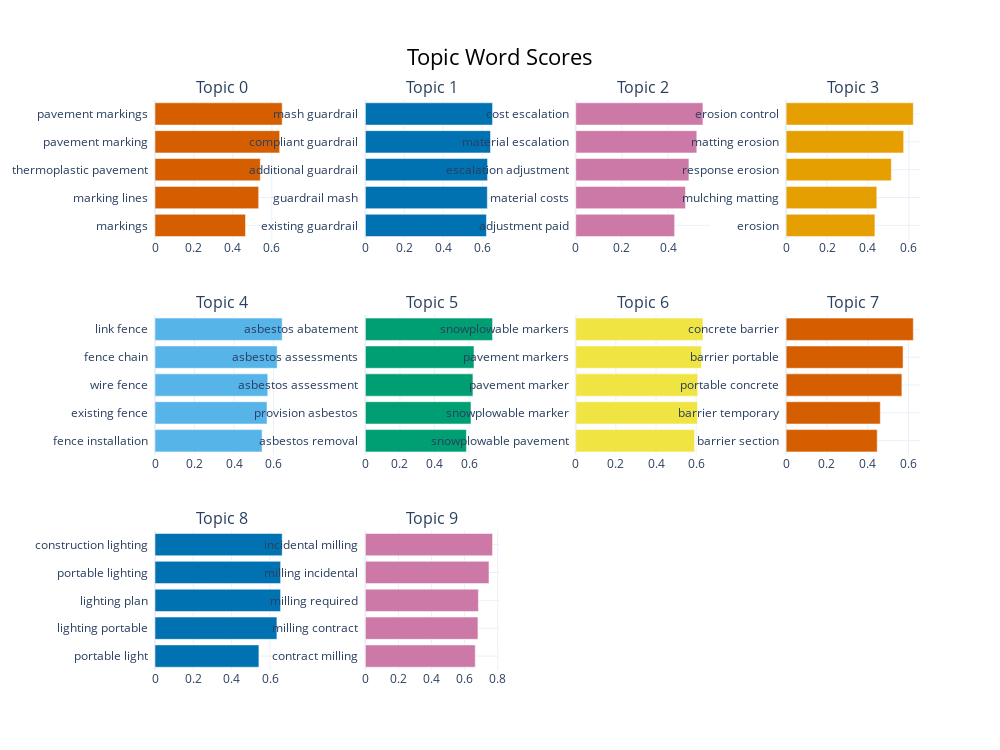

Notebook cell for this chart:
### Code cell
# import nbformat
topic_model.visualize_barchart(top_n_topics=10)

### Figure 1 — Plotly figure (JSON) as saved in the notebook; plotly's stock layout.template omitted (floating-point values rounded to 4 significant figures)
{"data": [{"marker": {"color": "#D55E00"}, "orientation": "h", "type": "bar", "x": [0.4648, 0.5325, 0.541, 0.6404, 0.6533], "xaxis": "x", "y": ["markings  ", "marking lines  ", "thermoplastic pavement  ", "pavement marking  ", "pavement markings  "], "yaxis": "y"}, {"marker": {"color": "#0072B2"}, "orientation": "h", "type": "bar", "x": [0.6221, 0.6267, 0.6278, 0.6431, 0.6536], "xaxis": "x2", "y": ["existing guardrail  ", "guardrail mash  ", "additional guardrail  ", "compliant guardrail  ", "mash guardrail  "], "yaxis": "y2"}, {"marker": {"color": "#CC79A7"}, "orientation": "h", "type": "bar", "x": [0.4281, 0.4752, 0.4899, 0.524, 0.5506], "xaxis": "x3", "y": ["adjustment paid  ", "material costs  ", "escalation adjustment  ", "material escalation  ", "cost escalation  "], "yaxis": "y3"}, {"marker": {"color": "#E69F00"}, "orientation": "h", "type": "bar", "x": [0.4338, 0.4431, 0.5139, 0.5741, 0.6214], "xaxis": "x4", "y": ["erosion  ", "mulching matting  ", "response erosion  ", "matting erosion  ", "erosion control  "], "yaxis": "y4"}, {"marker": {"color": "#56B4E9"}, "orientation": "h", "type": "bar", "x": [0.5421, 0.5669, 0.5708, 0.6185, 0.6438], "xaxis": "x5", "y": ["fence installation  ", "existing fence  ", "wire fence  ", "fence chain  ", "link fence  "], "yaxis": "y5"}, {"marker": {"color": "#009E73"}, "orientation": "h", "type": "bar", "x": [0.5849, 0.6112, 0.6226, 0.6286, 0.7361], "xaxis": "x6", "y": ["asbestos removal  ", "provision asbestos  ", "asbestos assessment  ", "asbestos assessments  ", "asbestos abatement  "], "yaxis": "y6"}, {"marker": {"color": "#F0E442"}, "orientation": "h", "type": "bar", "x": [0.5921, 0.6067, 0.6077, 0.6264, 0.6338], "xaxis": "x7", "y": ["snowplowable pavement  ", "snowplowable marker  ", "pavement marker  ", "pavement markers  ", "snowplowable markers  "], "yaxis": "y7"}, {"marker": {"color": "#D55E00"}, "orientation": "h", "type": "bar", "x": [0.4465, 0.4617, 0.5675, 0.5732, 0.6234], "xaxis": "x8", "y": ["barrier section  ", "barrier temporary  ", "portable concrete  ", "barrier portable  ", "concrete barrier  "], "yaxis": "y8"}, {"marker": {"color": "#0072B2"}, "orientation": "h", "type": "bar", "x": [0.5421, 0.636, 0.6552, 0.6553, 0.6635], "xaxis": "x9", "y": ["portable light  ", "lighting portable  ", "lighting plan  ", "portable lighting  ", "construction lighting  "], "yaxis": "y9"}, {"marker": {"color": "#CC79A7"}, "orientation": "h", "type": "bar", "x": [0.6644, 0.6808, 0.6835, 0.7475, 0.7691], "xaxis": "x10", "y": ["contract milling  ", "milling contract  ", "milling required  ", "milling incidental  ", "incidental milling  "], "yaxis": "y10"}], "layout": {"annotations": [{"font": {"size": 16}, "showarrow": false, "text": "Topic 0", "x": 0.0875, "xanchor": "center", "xref": "paper", "y": 1, "yanchor": "bottom", "yref": "paper"}, {"font": {"size": 16}, "showarrow": false, "text": "Topic 1", "x": 0.3625, "xanchor": "center", "xref": "paper", "y": 1, "yanchor": "bottom", "yref": "paper"}, {"font": {"size": 16}, "showarrow": false, "text": "Topic 2", "x": 0.6375, "xanchor": "center", "xref": "paper", "y": 1, "yanchor": "bottom", "yref": "paper"}, {"font": {"size": 16}, "showarrow": false, "text": "Topic 3", "x": 0.9125, "xanchor": "center", "xref": "paper", "y": 1, "yanchor": "bottom", "yref": "paper"}, {"font": {"size": 16}, "showarrow": false, "text": "Topic 4", "x": 0.0875, "xanchor": "center", "xref": "paper", "y": 0.6222, "yanchor": "bottom", "yref": "paper"}, {"font": {"size": 16}, "showarrow": false, "text": "Topic 5", "x": 0.3625, "xanchor": "center", "xref": "paper", "y": 0.6222, "yanchor": "bottom", "yref": "paper"}, {"font": {"size": 16}, "showarrow": false, "text": "Topic 6", "x": 0.6375, "xanchor": "center", "xref": "paper", "y": 0.6222, "yanchor": "bottom", "yref": "paper"}, {"font": {"size": 16}, "showarrow": false, "text": "Topic 7", "x": 0.9125, "xanchor": "center", "xref": "paper", "y": 0.6222, "yanchor": "bottom", "yref": "paper"}, {"font": {"size": 16}, "showarrow": false, "text": "Topic 8", "x": 0.0875, "xanchor": "center", "xref": "paper", "y": 0.2444, "yanchor": "bottom", "yref": "paper"}, {"font": {"size": 16}, "showarrow": false, "text": "Topic 9", "x": 0.3625, "xanchor": "center", "xref": "paper", "y": 0.2444, "yanchor": "bottom", "yref": "paper"}], "height": 750, "hoverlabel": {"bgcolor": "white", "font": {"family": "Rockwell", "size": 16}}, "showlegend": false, "title": {"font": {"color": "Black", "size": 22}, "text": "Topic Word Scores", "x": 0.5, "xanchor": "center", "yanchor": "top"}, "width": 1000, "xaxis": {"anchor": "y", "domain": [0, 0.175], "showgrid": true}, "xaxis10": {"anchor": "y10", "domain": [0.275, 0.45], "showgrid": true}, "xaxis11": {"anchor": "y11", "domain": [0.55, 0.725], "showgrid": true}, "xaxis12": {"anchor": "y12", "domain": [0.825, 1], "showgrid": true}, "xaxis2": {"anchor": "y2", "domain": [0.275, 0.45], "showgrid": true}, "xaxis3": {"anchor": "y3", "domain": [0.55, 0.725], "showgrid": true}, "xaxis4": {"anchor": "y4", "domain": [0.825, 1], "showgrid": true}, "xaxis5": {"anchor": "y5", "domain": [0, 0.175], "showgrid": true}, "xaxis6": {"anchor": "y6", "domain": [0.275, 0.45], "showgrid": true}, "xaxis7": {"anchor": "y7", "domain": [0.55, 0.725], "showgrid": true}, "xaxis8": {"anchor": "y8", "domain": [0.825, 1], "showgrid": true}, "xaxis9": {"anchor": "y9", "domain": [0, 0.175], "showgrid": true}, "yaxis": {"anchor": "x", "domain": [0.7556, 1], "showgrid": true}, "yaxis10": {"anchor": "x10", "domain": [0, 0.2444], "showgrid": true}, "yaxis11": {"anchor": "x11", "domain": [0, 0.2444], "showgrid": true}, "yaxis12": {"anchor": "x12", "domain": [0, 0.2444], "showgrid": true}, "yaxis2": {"anchor": "x2", "domain": [0.7556, 1], "showgrid": true}, "yaxis3": {"anchor": "x3", "domain": [0.7556, 1], "showgrid": true}, "yaxis4": {"anchor": "x4", "domain": [0.7556, 1], "showgrid": true}, "yaxis5": {"anchor": "x5", "domain": [0.3778, 0.6222], "showgrid": true}, "yaxis6": {"anchor": "x6", "domain": [0.3778, 0.6222], "showgrid": true}, "yaxis7": {"anchor": "x7", "domain": [0.3778, 0.6222], "showgrid": true}, "yaxis8": {"anchor": "x8", "domain": [0.3778, 0.6222], "showgrid": true}, "yaxis9": {"anchor": "x9", "domain": [0, 0.2444], "showgrid": true}}}
